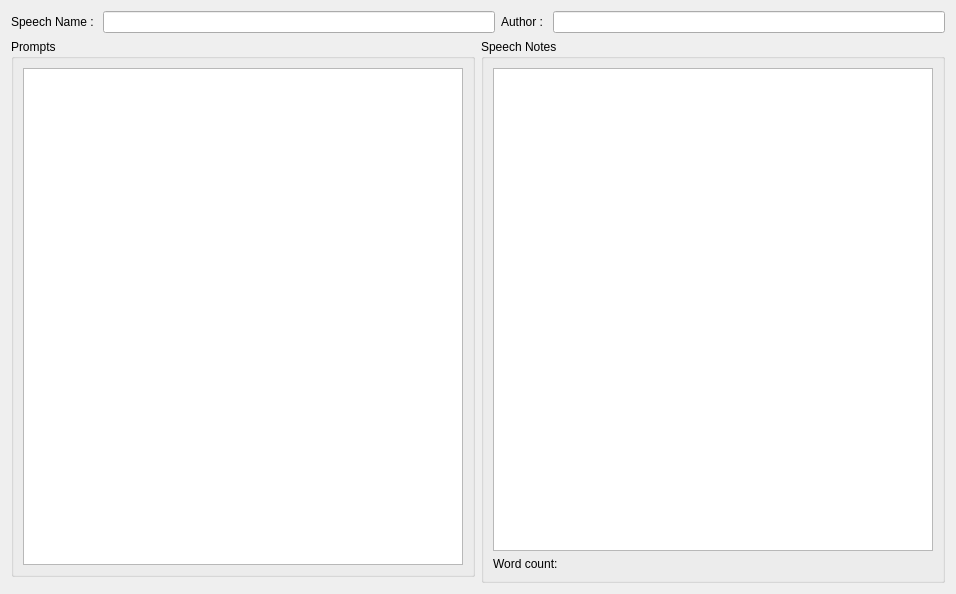
<?xml version="1.0" encoding="UTF-8"?>
<ui version="4.0">
 <class>Form</class>
 <widget class="QWidget" name="Form">
  <property name="geometry">
   <rect>
    <x>0</x>
    <y>0</y>
    <width>956</width>
    <height>594</height>
   </rect>
  </property>
  <property name="windowTitle">
   <string>Form</string>
  </property>
  <layout class="QGridLayout" name="gridLayout">
   <item row="0" column="0" colspan="2">
    <layout class="QHBoxLayout" name="horizontalLayout">
     <item>
      <widget class="QLabel" name="speechNameLabel">
       <property name="text">
        <string>Speech Name : </string>
       </property>
      </widget>
     </item>
     <item>
      <widget class="QLineEdit" name="speechNameEdit"/>
     </item>
     <item>
      <widget class="QLabel" name="authorLabel">
       <property name="text">
        <string>Author : </string>
       </property>
      </widget>
     </item>
     <item>
      <widget class="QLineEdit" name="authorEdit"/>
     </item>
    </layout>
   </item>
   <item row="2" column="0">
    <widget class="QGroupBox" name="promptGroupBox">
     <property name="title">
      <string>Prompts</string>
     </property>
     <layout class="QGridLayout" name="gridLayout_2">
      <item row="0" column="0">
       <widget class="QPlainTextEdit" name="promptTextEdit"/>
      </item>
     </layout>
    </widget>
   </item>
   <item row="2" column="1" rowspan="2">
    <widget class="QGroupBox" name="speechNotesGroupBox">
     <property name="title">
      <string>Speech Notes</string>
     </property>
     <layout class="QGridLayout" name="gridLayout_3">
      <item row="0" column="0">
       <widget class="QTextEdit" name="speechNotesTextEdit"/>
      </item>
      <item row="1" column="0">
       <widget class="QLabel" name="wordCountLabel">
        <property name="text">
         <string>Word count:</string>
        </property>
       </widget>
      </item>
     </layout>
    </widget>
   </item>
  </layout>
 </widget>
 <resources/>
 <connections/>
</ui>
